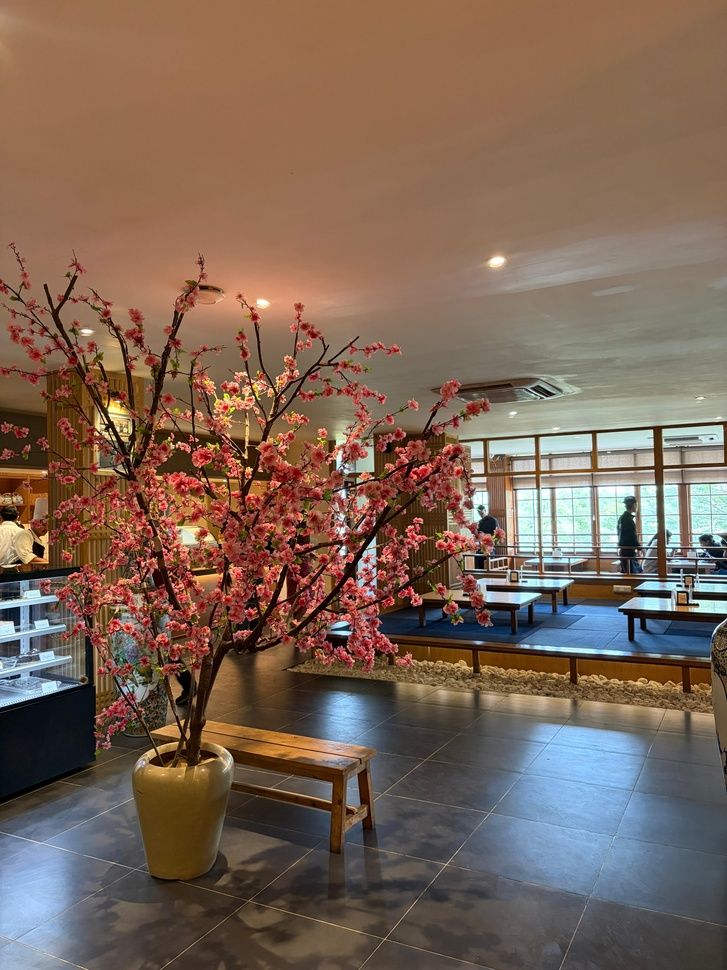
#> input picture data/real/0c321802-ac51-44d1-8322-aefae4f3af7a.JPG, 727 x 970 px, shrunk from 3120 x 4160 before the run
$ python predict.py data/real/0c321802-ac51-44d1-8322-aefae4f3af7a.JPG   (older library calls are emulated)
#> lines starting #> are read from the running program, lines starting #| are printed output that depends on the picture
### utils/image_io.py
from __future__ import annotations

from pathlib import Path

import cv2
import numpy as np

validfiles = {".jpg", ".jpeg", ".png", ".bmp", ".tiff", ".tif", ".webp",}

def checkFile(path: str | Path) -> bool:
    # Check if the file has a supported image extension.
    return Path(path).suffix.lower() in validfiles


def loadImage(path: str | Path) -> np.ndarray:
    # Loads image in OpenCV's default BGR format.

    path = Path(path)

    if not checkFile(path):
        raise ValueError(f"Unsupported image format: {path}")

    if not path.exists():
        raise FileNotFoundError(f"File not found: {path}")

    img = cv2.imread(str(path), cv2.IMREAD_COLOR)
#> img is the input picture: shape (970, 727, 3); mean B, G, R 86, 100.4, 122.5
#> (reads model/classifier.pkl from the repository)

    if img is None:
        raise FileNotFoundError(f"Unable to read image: {path}")

    return img


# [34 lines left out: functions getSize, resizeImage, getResizedImage, not called in this run]


def getGray(img: np.ndarray) -> np.ndarray:
    # Convert BGR image to grayscale.
    return cv2.cvtColor(img, cv2.COLOR_BGR2GRAY)
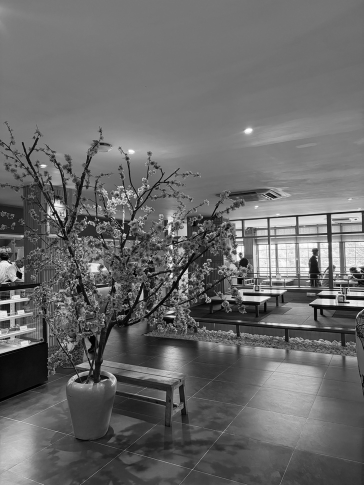
#> returned value: shape (970, 727) (shown at 1/2 size); min 0, max 255, mean 105.4


def getRGB(img: np.ndarray) -> np.ndarray:
    # Convert BGR image to RGB.
    return cv2.cvtColor(img, cv2.COLOR_BGR2RGB)


# [7 lines left out: function saveImage, not called in this run]

### utils/preprocessing.py
from __future__ import annotations
import cv2
import numpy as np

def normalizeImage(img: np.ndarray)-> np.ndarray: #  Normalize image to range [0,1].
    return img.astype(np.float32) / 255.0

def equalizeHistogram(gray: np.ndarray)-> np.ndarray: # Equalize histogram of grayscale image.
    return cv2.equalizeHist(gray)
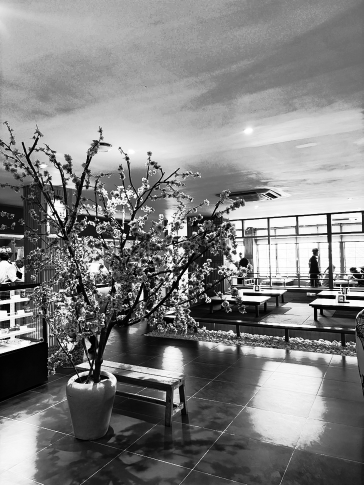
#> returned value: shape (970, 727) (shown at 1/2 size); min 0, max 255, mean 128.9

def gaussianBlur(img: np.ndarray, kernel: int = 3,) -> np.ndarray: # for edge detection + noise reduction
    return cv2.GaussianBlur(img,(kernel, kernel),0,)


def splitPatches(img: np.ndarray, rows: int = 6, cols: int = 6,)-> list[np.ndarray]: # image --> grids
    h, w = img.shape[:2]

    pH = h // rows
    pW = w // cols

    patches = []

    for i in range(rows):
        for j in range(cols):

            y1 = i * pH
            y2 = (i + 1) * pH

            x1 = j * pW
            x2 = (j + 1) * pW

            patches.append(img[y1:y2, x1:x2])
    return patches


def imageEntropy(gray: np.ndarray)-> float:
    hist = cv2.calcHist([gray],[0],None,[256],[0, 256],)
    hist = hist.ravel()
    prob = hist / np.sum(hist)
    prob = prob[prob > 0]
    entropy = -np.sum(prob * np.log2(prob))
    return float(entropy)

def imageContrast(gray: np.ndarray)-> float: # Standard deviation of intensity.
    return float(np.std(gray))


# [5 lines left out: function cropBorder, not called in this run]

### evidence/frequency.py
# [136 lines of commented-out code are left out]

from __future__ import annotations

import cv2
import numpy as np

from utils.preprocessing import equalizeHistogram


# FFT is used to analyse frequency.
def computeFFT(gray: np.ndarray) -> np.ndarray:  # Computes centered FFT magnitude spectrum.
    gray = equalizeHistogram(gray)
    gray = gray.astype(np.float32)

    fft = np.fft.fft2(gray)
    fft = np.fft.fftshift(fft)

    magnitude = np.abs(fft)
    magnitude = np.log1p(magnitude)
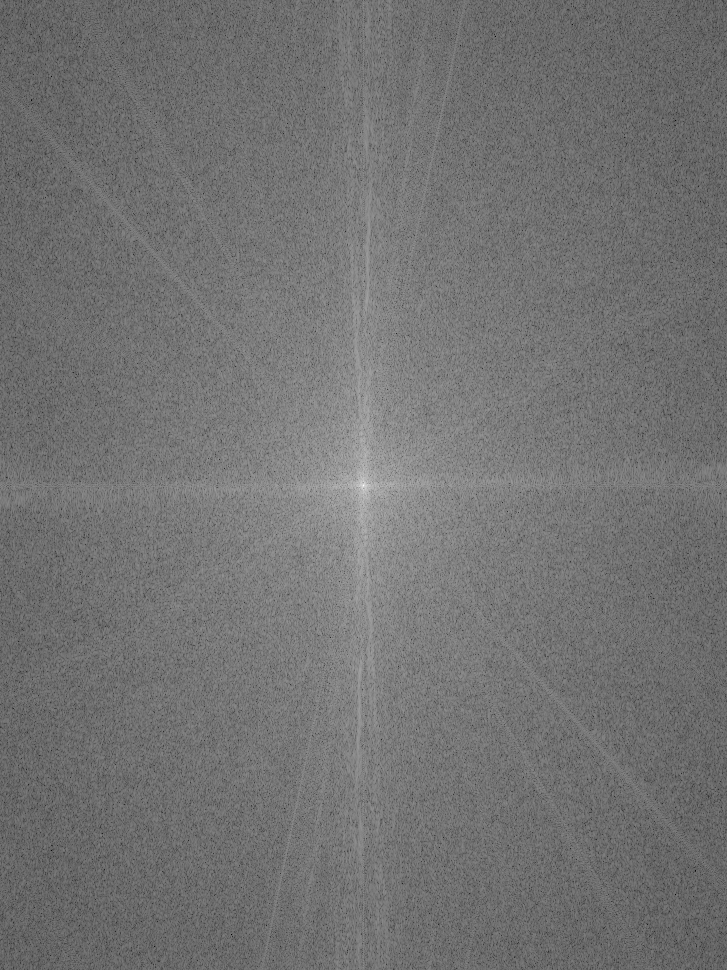
#> magnitude: shape (970, 727) float64; min 2.34, max 18.33, mean 9.54; drawn with min black and max white

    return magnitude


def removeCenter(
    magnitude: np.ndarray,
    radius: int = 10,
) -> np.ndarray:

#> called with radius = 10
    mag = magnitude.copy()

    h, w = mag.shape
#> (the rest of the program and of its run is left out)
